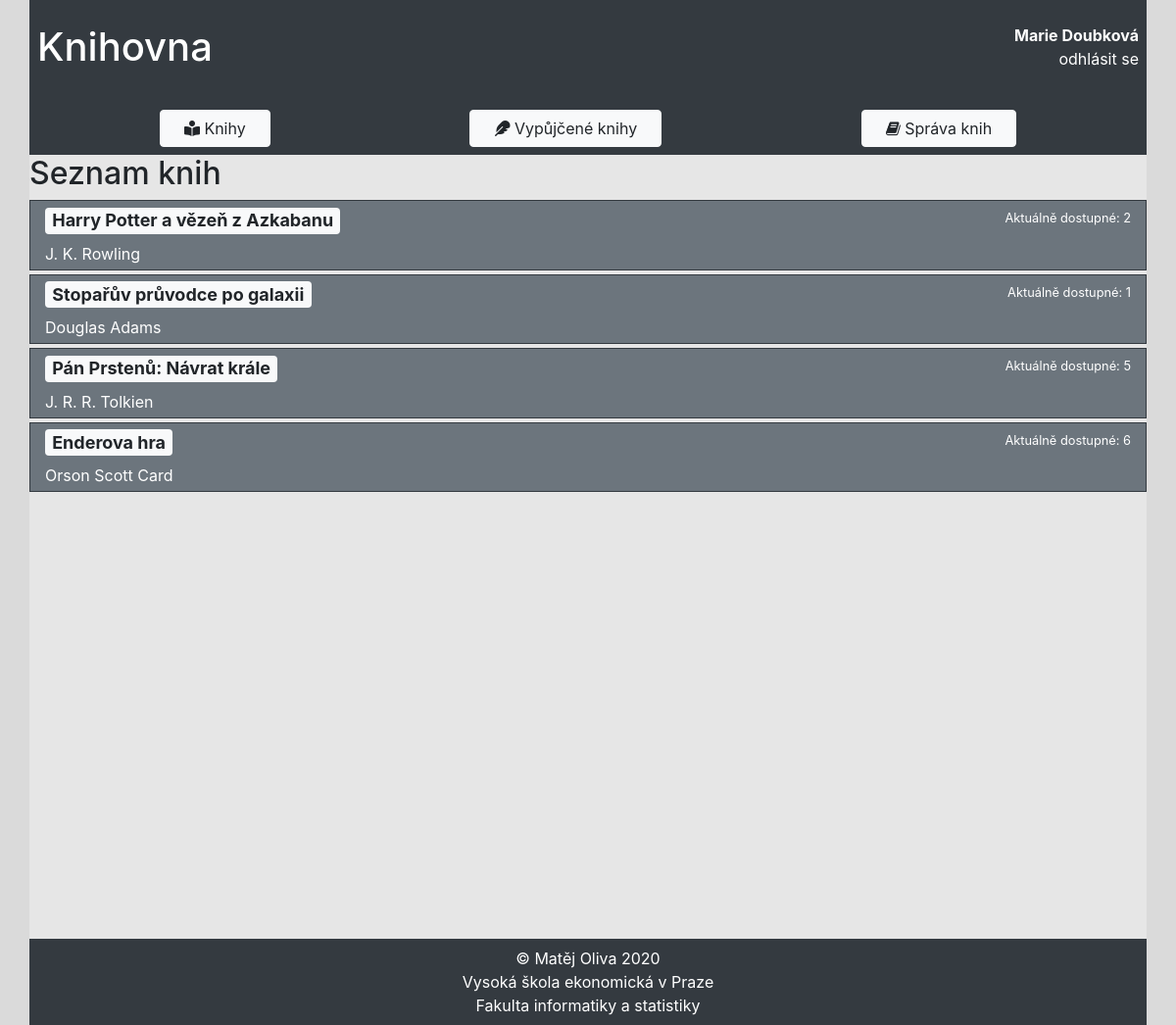
Screenshot of /index.php (signed in) with the database file from the repository.
### tables this page shows
CREATE TABLE `library_books` (
  `book_id` int(11) NOT NULL,
  `name` varchar(50) NOT NULL,
  `author` varchar(50) NOT NULL,
  `max_stock` int(11) NOT NULL,
  `borrowed` int(11) NOT NULL DEFAULT 0,
  `description` text NOT NULL
);

### index.php (the view, shortened to what this page needs)
<?php
    require_once 'include/user.php';
    $query = $db->prepare(
        'SELECT library_books.*, library_books.book_id AS bookID, library_books.name AS bookName, library_books.author AS bookAuthor, library_books.max_stock AS bookMax, library_books.borrowed AS bookLoaned, library_books.description AS bookDescr
        FROM library_books');
    $query->execute();
    $book_list = $query->fetchAll(PDO::FETCH_ASSOC);
    include 'include/header.php';
?>
        <h2>Seznam knih</h2>
        <div class="col w-100 px-0">
        <?php
        foreach($book_list as $book){
            $availableBooks = $book['bookMax'] - $book['bookLoaned'];
            echo '<article class="col border border-dark my-1 py-1 w-100 bg-secondary text-white">';
            echo '  <div class="row">';
            echo '      <div class="col">';
            echo '          <h4><a href="./book_detail.php?bookID='.$book['bookID'].'" class="badge badge-light no_underline">'.htmlspecialchars($book['bookName']).'</a></h4>';
            echo '          <div>'.nl2br(htmlspecialchars($book['bookAuthor'])).'</div>';
            echo '      </div>';
            echo '      <div class="col text-right">';
            echo '          <div class="small text-white mt-1">'.'Aktuálně&nbsp;dostupné:&nbsp;'.$availableBooks.'</div>';
            echo '      </div>';
            echo '  </div>';
            echo '  </article>';
        }
        ?>
        </div>
<?php
    include 'include/footer.php';
?>

### assets/css/main.css (style rules this page uses)
* { box-sizing: border-box; }
html, body { background-color: rgb(218, 218, 218); height: 100%; }

### rows the page displays
library_books: name "Harry Potter a vězeň z Azkabanu", author "J. K. Rowling", borrowed "2"
library_books: name "Stopařův průvodce po galaxii", author "Douglas Adams", availableBooks "1"
library_books: name "Pán Prstenů: Návrat krále", author "J. R. R. Tolkien", max_stock "5"
library_books: name "Enderova hra", author "Orson Scott Card", max_stock "6"

### other values shown
$_SESSION['user_name'] "Marie Doubková"
